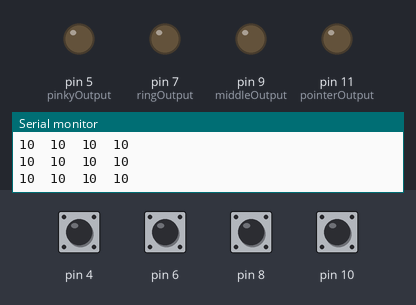
The sketch below on a simulated Arduino Uno, built with avr-gcc and run on an emulated ATmega328P. Shown: output pins drawn as LEDs (lit = HIGH), the last lines printed to the serial monitor. The inputs (shaded band) are chosen by the test bench; at power-on: pin 4, pin 6, pin 8, pin 10 HIGH.

Above: at 1.2 s.
1.3 s: pin 4 pulled LOW for 0.15 s
At 2.6 s:
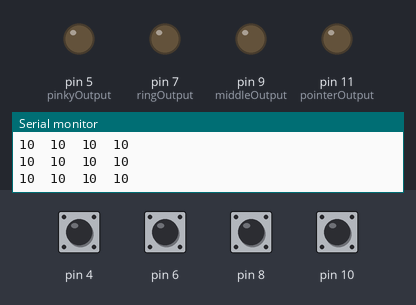
2.9 s: pin 6 pulled LOW for 0.15 s
At 3.05 s:
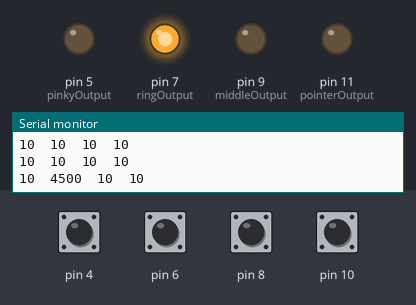
4.6 s: pin 8 pulled LOW for 0.15 s
At 4.74 s:
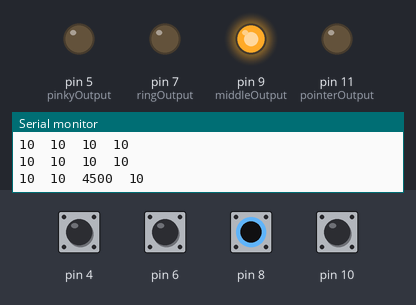
6.3 s: pin 10 pulled LOW for 0.15 s
At 6.43 s:
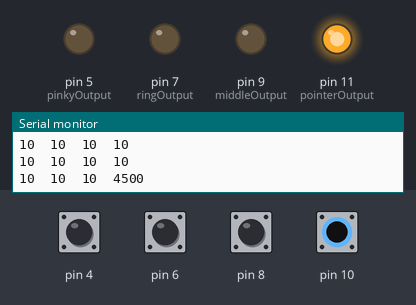
8.0 s: pin 4 driven LOW and pin 6 driven LOW
At 8.4 s:
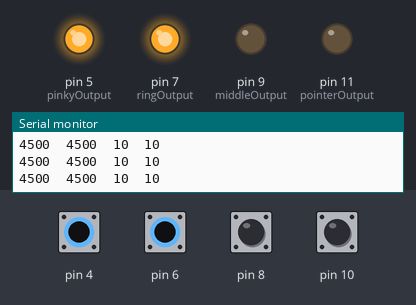
9.6 s: pin 8 pulled LOW for 1 s
At 10.1 s:
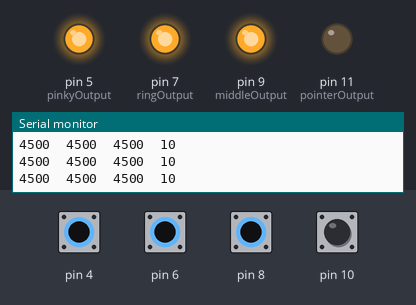
Timing chart, 0 to 12.6 s (numbered marks = the images above; inputs shaded):
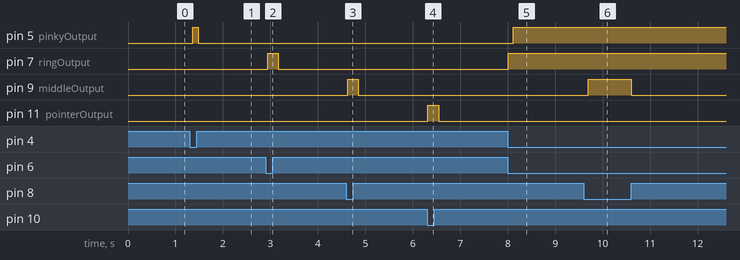

Measured:
- after the input at 1.3 s, pin 5 (pinkyOutput): LOW → HIGH after 0.06 s, → LOW 0.11 s later
- after the input at 2.9 s, pin 7 (ringOutput): LOW → HIGH at once, → LOW 0.23 s later
- after the input at 4.6 s, pin 9 (middleOutput): LOW → HIGH at once, → LOW 0.23 s later
- after the input at 6.3 s, pin 11 (pointerOutput): LOW → HIGH at once, → LOW 0.23 s later
- after the input at 8.0 s, pin 5 (pinkyOutput): LOW → HIGH after 0.12 s; pin 7 (ringOutput): LOW → HIGH at once
- after the input at 9.6 s, pin 9 (middleOutput): LOW → HIGH after 0.10 s, → LOW 0.90 s later

The sketch:

goodhands.ino
```cpp
#include <CapacitiveSensor.h>

/*
 * GoodHands Main Control Program v0.1
 * https://github.com/sbyrnes/goodhands
 * Author: Sean Byrnes, Fogstack Software
 *
 * Requires the CapacitiveSensor library from Paul Badger and Paul Stoffregen.
 * https://github.com/PaulStoffregen/CapacitiveSensor
 *
 * The CapacitiveSensor Library works by creating changes in the voltage between two pins and measuring the
 * delay between when the voltage is changed on the send pin and received on the sensor pin. With no capacitance
 * the delay is minimal, but adding capacitance (such as your finger) will dampen the oscillation and delay the change.
 *
 * In GoodHands v0.1 we use three sensor pins, one for each finger, and one send pin shared by all four.
 *
 * For debugging, each sensor pin has an output pin that is activated if that sensor is active so that we can
 * show LEDs for visual feedback.
 */

/** SET UP THE CAPACTIVE LIBRARY ENTITIES **/
// Pin 2 is the send pin for all signals
CapacitiveSensor   pinkySensor   = CapacitiveSensor(2,4);     // Sensing between pins 2 & 4, pin 4 is sensor pin
CapacitiveSensor   ringSensor    = CapacitiveSensor(2,6);     // Sensing between pins 2 & 6, pin 6 is sensor pin
CapacitiveSensor   middleSensor  = CapacitiveSensor(2,8);     // Sensing between pins 2 & 8, pin 8 is sensor pin
CapacitiveSensor   pointerSensor = CapacitiveSensor(2,10);  // Sensing between pins 2 & 10, pin 10 is sensor pin

// Output pins
int pinkyOutput   = 5;
int ringOutput    = 7;
int middleOutput  = 9;
int pointerOutput = 11;

/** Arduino Setup **/
void setup()
{
  // Configure output pins
  pinMode(pinkyOutput, OUTPUT);
  pinMode(ringOutput, OUTPUT);
  pinMode(middleOutput, OUTPUT);
  pinMode(pointerOutput, OUTPUT);

  // configure sensors by disabling autocalibrate, probably should turn this on at some point
   pinkySensor.set_CS_AutocaL_Millis(0xFFFFFFFF);
   ringSensor.set_CS_AutocaL_Millis(0xFFFFFFFF);
   middleSensor.set_CS_AutocaL_Millis(0xFFFFFFFF);
   pointerSensor.set_CS_AutocaL_Millis(0xFFFFFFFF);

  // Enable serial communication for debugging
  Serial.begin(9600);
}

long kMinimumThreshold = 50;

/** Main Arduino Loop **/
void loop()
{
    long pinkyValue   =  pinkySensor.capacitiveSensor(30);
    long ringValue    =  ringSensor.capacitiveSensor(30);
    long middleValue  =  middleSensor.capacitiveSensor(30);
    long pointerValue =  pointerSensor.capacitiveSensor(30);

    Serial.print(pinkyValue);
    Serial.print("\t");
    Serial.print(ringValue);
    Serial.print("\t");
    Serial.print(middleValue);
    Serial.print("\t");
    Serial.print(pointerValue);
    Serial.println("");

    detectTouch(pinkyValue, pinkyOutput);
    detectTouch(ringValue, ringOutput);
    detectTouch(middleValue, middleOutput);
    detectTouch(pointerValue, pointerOutput);

    delay(100);  // Sensor loop delay
}

void detectTouch(long sensorValue, int outputPin){
    if(sensorValue > kMinimumThreshold)
    {
      digitalWrite(outputPin, HIGH);
    } else {
      digitalWrite(outputPin, LOW);
    }
}
```
